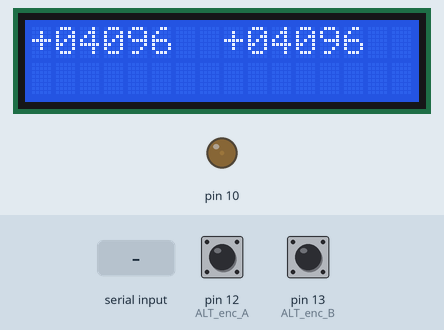
Recording of a sketch running on a simulated Arduino Uno, built with avr-gcc and run on an emulated ATmega328P. On the bench: 16×2 character LCD, output pins drawn as LEDs (lit = HIGH). The inputs (shaded band) are chosen by the test bench; at power-on: pin 12 (ALT_enc_A) HIGH, pin 13 (ALT_enc_B) HIGH. What the sketch prints to the serial monitor is not drawn.

Above: at 1.2 s.
1.3 s: "T\n" received over Serial
At 4.1 s:
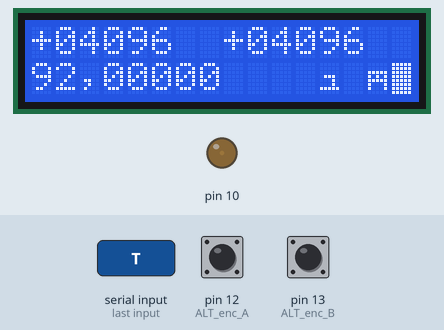
4.2 s: byte 81 ('Q') received over Serial
At 4.43 s:
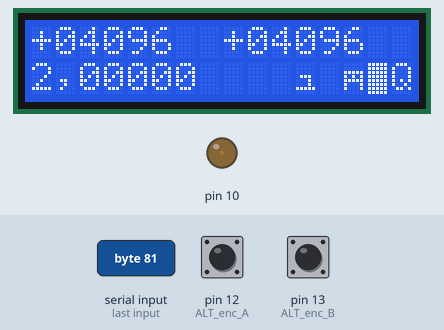
6.5 s: byte 82 ('R') received over Serial
At 8.39 s:
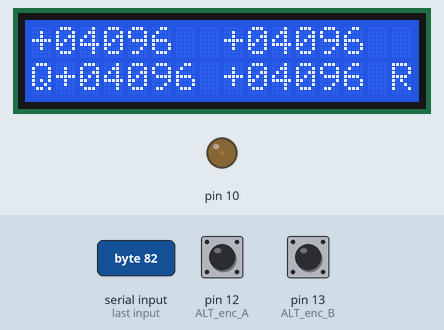
8.9 s: byte 86 ('V') received over Serial
At 10.25 s:
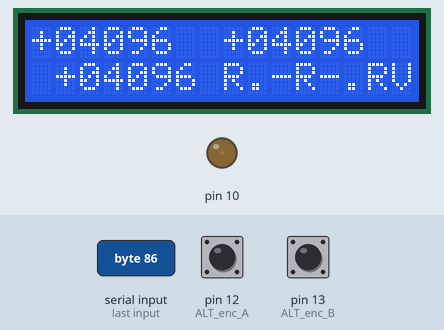
11.3 s: byte 113 ('q') received over Serial
At 12.63 s:
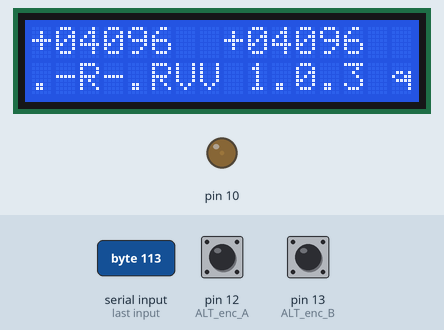
14.3 s: byte 90 ('Z') received over Serial
At 15.8 s:
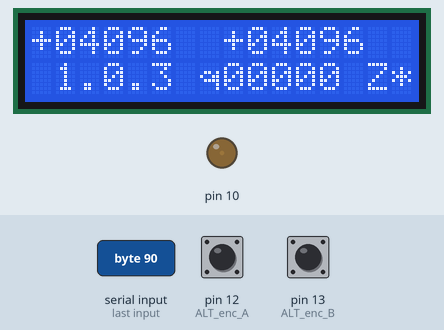
Timing chart, 0 to 17.1 s (numbered marks = the images above; inputs shaded):
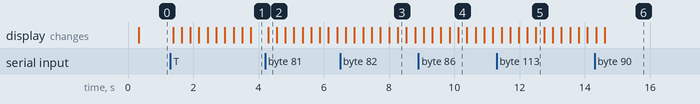

Measured:
- after the input at 1.3 s, the display: first changes after 0.08 s (image 1 shows a later state)
- after the input at 4.2 s, the display: changes after 0.10 s (image 2)
- after the input at 6.5 s, the display: first differs from a run without the input after 1.8 s (image 3)
- after the input at 8.9 s, the display: first differs from a run without the input after 1.2 s (image 4)
- after the input at 11.3 s, the display: first differs from a run without the input after 1.2 s (image 5)
- after the input at 14.3 s, the display: first changes at once (image 6 shows a later state)

The sketch:

arduinoDSC.ino
```cpp
#define USE_LCD

#include <digitalWriteFast.h>

#include <PinChangeInt.h>

#ifdef USE_LCD
  // only used when testing with the LCD screen
  #include <LiquidCrystal.h>
#endif

// mstimer screws with PinChangeInt
#include <MsTimer2.h>

/*
  Arduino based Digital Setting Circle

 Mike Rosseel 2013-07-22

 - make more compatible with http://eksfiles.net/digital-setting-circles/circuit-description/ protocol description, implemented 'h' and 'y'. 'p' always returns 0, 'z' is not implemented

 Orlando Andico 2011-12-24

 <orly.andico at gmail.com>

 Changes in v1.0.1:
 - updated to compile on Arduino 1.0
 - full quadrature (4X) encodirg via 4 virtual interrupts and PinChangeInt library - http://www.arduino.cc/playground/Main/PinChangeInt
 - more efficient reading of ports via digitalWriteFast library - http://code.google.com/p/digitalwritefast/
 - fast quadrature decode based on code from Dr Rainer Hessmer - http://www.hessmer.org/blog/2011/01/30/quadrature-encoder-too-fast-for-arduino/
 - only tested on Uno R3
 - note: all the above libraries needed minor edits to compile properly on Arduino 1.0


 Michael Fulbright 2010-06-06

 <mike.fulbright at pobox.com>

 Feel free to modify and share - please let me know if you make any changes so I can keep my version up to date

 2010-06-06:  Initial relase - supports 2X encoding

 */

// constants won't change. They're used here to
// set pin numbers:

// RA
const int AZ_enc_A = 2;
const int AZ_enc_B = 3;

// DEC
const int ALT_enc_A = 12;
const int ALT_enc_B = 13;


// if either counts are updated..
volatile bool isUpdated = LOW;


// encoder resolution - some cheap encoders have lower tics on the DEC (like my JMI's!)
int altRES = 8192;    // resolution of encoders
int azRES = 8192;    // resolution of encoders

char beenAligned = 0;

volatile bool _AzEncoderASet;
volatile bool _AzEncoderBSet;
volatile long AZ_pos = azRES / 2;

volatile bool _AltEncoderASet;
volatile bool _AltEncoderBSet;
volatile long ALT_pos = altRES / 2;


// timer stuff
// TODO should be an int? multibyte variables updated with an interrupt are dangerous
volatile unsigned long masterCount = 0;
volatile unsigned long oldCount = 0;
String commandLine = "";
String debugCommandLine = "";

void timerRoutine() {
  masterCount += 10;
}

#ifdef USE_LCD
// initialize the library with the numbers of the interface pins
LiquidCrystal lcd(8, 9, 4, 5, 6, 7);
#endif

void setup() {

  // initialize the encoder inputs
  pinMode(ALT_enc_A, INPUT);
  pinMode(ALT_enc_B, INPUT);
  pinMode(AZ_enc_A, INPUT);
  pinMode(AZ_enc_B, INPUT);

  // turn on pullup resistors.. the quadrature algorithm is extremely sensitive
  digitalWrite(ALT_enc_A, LOW);
  digitalWrite(ALT_enc_B, LOW);
  digitalWrite(AZ_enc_A, LOW);
  digitalWrite(AZ_enc_B, LOW);

  // hook interrupts off the ALT and AZ pins
  PCintPort::attachInterrupt(ALT_enc_A, altFuncA, CHANGE);
  PCintPort::attachInterrupt(ALT_enc_B, altFuncB, CHANGE);

  PCintPort::attachInterrupt(AZ_enc_A, azFuncA, CHANGE);
  PCintPort::attachInterrupt(AZ_enc_B, azFuncB, CHANGE);

  Serial.begin(9600);

#ifdef USE_LCD
  // backlight control
  pinMode(10, OUTPUT);
  analogWrite(10, 10);  // default LCD backlight brightness
  lcd.begin(16, 2);
  lcd.noCursor();
#endif
  // 10ms period
  MsTimer2::set(10, timerRoutine);
  MsTimer2::start();
}

// ################### ALTITUDE DECODING FUNCTION ###################

void altFuncA() {
  _AltEncoderASet = digitalReadFast(ALT_enc_A) == HIGH;   // read the input pin
  _AltEncoderBSet = digitalReadFast(ALT_enc_B);   // read the input pin

  ALT_pos += (_AltEncoderASet != _AltEncoderBSet) ? +1 : -1;
  isUpdated = HIGH;
}


void altFuncB() {
  _AltEncoderASet = digitalReadFast(ALT_enc_A);   // read the input pin
  _AltEncoderBSet = digitalReadFast(ALT_enc_B) == HIGH;   // read the input pin

  ALT_pos += (_AltEncoderASet == _AltEncoderBSet) ? +1 : -1;
  isUpdated = HIGH;
}


// ################### AZIMUTH DECODING FUNCTION ###################

void azFuncA() {
  _AzEncoderASet = digitalReadFast(AZ_enc_A) == HIGH;   // read the input pin
  _AzEncoderBSet = digitalReadFast(AZ_enc_B);   // read the input pin

  AZ_pos += (_AzEncoderASet != _AzEncoderBSet) ? +1 : -1;
  isUpdated = HIGH;
}


void azFuncB() {
  _AzEncoderASet = digitalReadFast(AZ_enc_A);   // read the input pin
  _AzEncoderBSet = digitalReadFast(AZ_enc_B) == HIGH;   // read the input pin

  AZ_pos += (_AzEncoderASet == _AzEncoderBSet) ? +1 : -1;
  isUpdated = HIGH;
}


void loop() {

  char inchar;
  int positionCounter = 0;

  while (!Serial.available())
  {
    delay(10);

    #ifdef USE_LCD
    // update every so often..
    if ((masterCount - oldCount) > 250) {
      lcd.setCursor(0, 0);
      lcd.print(getEncoderValue(AZ_pos, HIGH));
      lcd.setCursor(8, 0);
      lcd.print(getEncoderValue(ALT_pos, HIGH));
      lcd.setCursor(0, 1);
      //debugCommandLine.concat(commandLine.length());
      if(commandLine.length() > 16) {
        commandLine = commandLine.substring(1);
      }

      lcd.print(commandLine.substring(0, 16));

      oldCount = masterCount;
    }
    #endif
  }

  inchar = Serial.read();

  #ifdef USE_LCD
  // build a history of commands sent to this sketch
  if(inchar != '\r' && inchar != '\n') {
    commandLine.concat(inchar);
  }
  #endif

  if (inchar == 'Q')
  {
    printToSerial(getEncoderValue(AZ_pos, HIGH));
    printToSerial("\t");
    printToSerial(getEncoderValue(ALT_pos, HIGH));
    printToSerial("\r");
  }
  else if (inchar == 'R')
  {
      // first comes azimuth, then altitude (project pluto)
      String resolution1 = String("");
      String resolution2 = String("");

      while(Serial.available() > 0) {
        inchar = Serial.read();
        Serial.print(inchar);
        if(inchar == '\t') { break; }
        resolution1.concat(inchar);
      }

      while(Serial.available() > 0) {
        inchar = Serial.read();
        Serial.print(inchar);
        if(inchar == '\r') { break; }
          resolution2.concat(inchar);
      }
      commandLine+="." + resolution1 + "-R-" + resolution2 + ".";
//      setAzRes(resolution1.toInt());
//      setAltRes(resolution2.toInt());
      printToSerial("R");
//      Serial.print('\t');
//       Serial.print(resolution1);
//       Serial.print('\t');
//        Serial.print(resolution2);
  }
  // ignore command - just return proper code
  else if(inchar == 'Z' || inchar == 'I' || inchar == 'z') {
    if(inchar == 'I') {
      printToSerial("R");
    }
    else if (inchar == 'Z') {
      printToSerial("*");
    }
    else if (inchar == 'z') {
      printToSerial("r");
    }

  }
  else if (inchar == 'r')
  {
    // print out resolution
    printEncoderValue(azRES, LOW);
    printToSerial("\t");
    printEncoderValue(altRES, LOW);
    printToSerial("\r");

  }
  else if (inchar == 'V')
  {
    //version
    printToSerial("V 1.0.3\r");
  }
  else if (inchar == 'T')
  {
    // test mode - output resolutions and error count
    printEncoderValue(azRES, LOW);
    printToSerial(",");
    printEncoderValue(altRES, LOW);
    printToSerial(",00000\r");
  }
  else if (inchar == 'q')
  {
    // error count
    printToSerial("00000\r");
  }
  else if (inchar == 'P')
  {
    // encoder power up
    printToSerial("P");
  }
  else if (inchar == 'p')
  {
    //
    // dave eks error command
    printToSerial("00");
  }
  else if (inchar == 'h' || inchar == 'H')
  {
    // report resolution in Dave Eks format
    printHexEncoderValue(altRES);
    printHexEncoderValue(azRES);
  }
  else if (inchar == 'y')
  {
    // report encoders in Dave Eks format
    printHexEncoderValue(ALT_pos);
    printHexEncoderValue(AZ_pos);
  }
  else if (inchar == 'a')
  {
    if (beenAligned)
      printToSerial("Y");
    else
      printToSerial("N");
  }
  else if (inchar == 'A')
  {
    beenAligned = 1;
  }
  else {
    addOutputToCommandLine("?");
  }

  //Serial.flush();
}

void addOutputToCommandLine(char* output) {
  commandLine +="." + *output;
}

String getEncoderValue(long val, bool outputLeadingSign) {

  unsigned long aval = abs(val);
  String result = "";

  if (outputLeadingSign) {
    if (val < 0)
      result+="-";
    else
      result+="+";
  }

  if (aval < 10)
    result+="0000";
  else if (aval < 100)
    result+="000";
  else if (aval < 1000)
    result+="00";
  else if (aval < 10000)
    result+="0";

  result+=aval;
  return result;
}

// print encoder value with leading zeros
void printEncoderValue(long val, bool outputLeadingSign)
{
  printToSerial(getEncoderValue(val,outputLeadingSign));
}

void printToSerial(String toPrint) {
  #ifdef USE_LCD
    commandLine += toPrint;
  #endif

  Serial.print(toPrint);
}


void printHexEncoderValue(long val)
{
  char low, high;

  high = val / 256;

  low = val - high*256;

  if (low<0x10) {Serial.print("0");}
  Serial.print(low, HEX);
  if (high<0x10) {Serial.print("0");}
  Serial.print(high, HEX);

  return;
}


void setAltRes(int newAltRes) {
  altRES = newAltRes;    // resolution of encoders
  ALT_pos = altRES / 2;
}

void setAzRes(int newAzRes) {
  azRES = newAzRes;    // resolution of encoders
  AZ_pos = azRES / 2;
}
```
